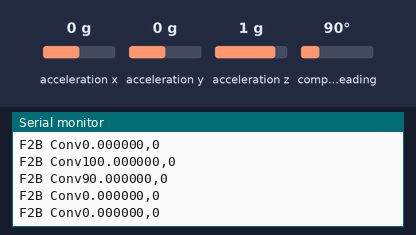
Simulated run of this sketch. Board: Arduino Uno, built for the host (arithmetic inside an expression is 32-bit, double 64-bit). Parts: the last lines printed to the serial monitor. The test bench sets the inputs (shaded band); at power-on: acceleration x 0 g, acceleration y 0 g, acceleration z 1 g, compass heading 90°.

Above: at 1.2 s.
1.3 s: acceleration x set to -1.4 g
At 1.8 s:
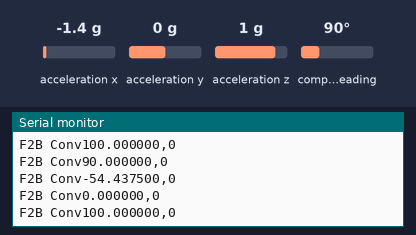
2.8 s: acceleration y set to -1.4 g
At 3.3 s:
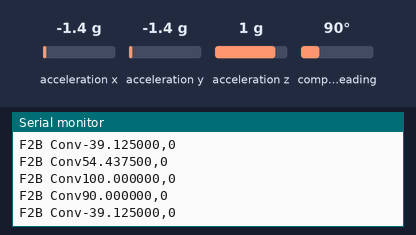
4.3 s: acceleration z set to -1.4 g
Timing chart, 0 to 4.6 s (numbered marks = the images above; inputs shaded):
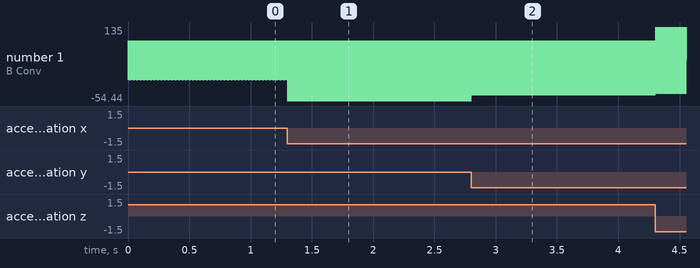

Measured:
- after the input at 1.3 s, the serial monitor: prints a new line at once (image 1)
- after the input at 2.8 s, the serial monitor: prints a new line at once (image 2)
- plotted number 1: 100 → 54.44 after the input at 2.8 s, 54.44 → -35.25 after the input at 4.3 s

The sketch:

IMU.ino
```cpp
#include "AutoDroneIMU.h"

void setup() {
  // put your setup code here, to run once:
Serial.begin(115200);
initializeIMU();
initializeWire();
}

void loop() {
  // put your main code here, to run repeatedly:
update_IMU();
}
```

AutoDroneIMU.cpp
```cpp
#include "AutoDroneIMU.h"

static byte xaxis[4] = {0};
static byte yaxis[4] = {0};
static byte zaxis[4] = {0};
static byte refresh[4] = {0};

static int requested_register = 0x0;

Adafruit_BNO055 bno = Adafruit_BNO055(55);

void initializeWire(void)
{
  Wire1.begin(AUTODRONE_I2C_ADDRESS);
  Wire1.onRequest(writeToMaster);
  Wire1.onReceive(readFromMaster);

  #ifdef DEBUG_EN
  Serial.println("Wire Initialized");
  #endif
}

void initializeIMU(void)
{
  if(!bno.begin())
  {
    Serial.println("BNO055 Not Detected");
    while(1);
  }
}

void floatToByte(float input,byte* buff)
{
  int i=0;
  byte *intermediate = (byte*)&input;
  for(i=0;i<3;i++)
  {
    buff[i] = *(intermediate+i);
  }

  #ifdef DEBUG_EN
  Serial.print("F2B Conv");
  Serial.print(input,6);
  Serial.print(",");
  Serial.println(*buff);
  #endif
}

void update_IMU(void)
{
  sensors_event_t event;
  bno.getEvent(&event);
  floatToByte((float)event.orientation.x,xaxis);
  floatToByte((float)event.orientation.y,yaxis);
  floatToByte((float)event.orientation.z,zaxis);
  floatToByte((float)REFRESH_RATE,refresh);
}

void readFromMaster(int bytecount)
{
  while(1<Wire1.available())
  {
    requested_register=(int)Wire1.read();

    #ifdef DEBUG_EN
    Serial.print("I2C Read:");
    Serial.println(requested_register);
    #endif
  }
  int val = Wire1.read();
}

void writeToMaster(void)
{
  switch(requested_register)
  {
    case 0x01:Wire1.write(0x01);
              break;
    case 0x02:Wire1.write(xaxis,4);
              break;
    case 0x03:Wire1.write(yaxis,4);
              break;
    case 0x04:Wire1.write(zaxis,4);
              break;
    case 0x05:Wire1.write(refresh,4);
              break;
    default:Wire1.write("0");
            break;
  }
}
```

AutoDroneIMU.h
```cpp
#ifndef AUTODRONEIMU_H
#define AUTODRONEIMU_H

#include "Arduino.h"
#include <Wire.h>
#include <Adafruit_Sensor.h>
#include <Adafruit_BNO055.h>
#include <utility/imumaths.h>

#define AUTODRONE_I2C_ADDRESS_BASE 0x10
#define DEV_ID 0x01
#define AUTODRONE_I2C_ADDRESS AUTODRONE_I2C_ADDRESS_BASE+DEV_ID
#define REFRESH_RATE 100
#define DEBUG_EN

void initializeWire(void);
void initializeIMU(void);
void update_IMU(void);
void readFromMaster(int byteCount);
void writeToMaster(void);
void floatToByte(float input, byte *buff);

#endif
```
